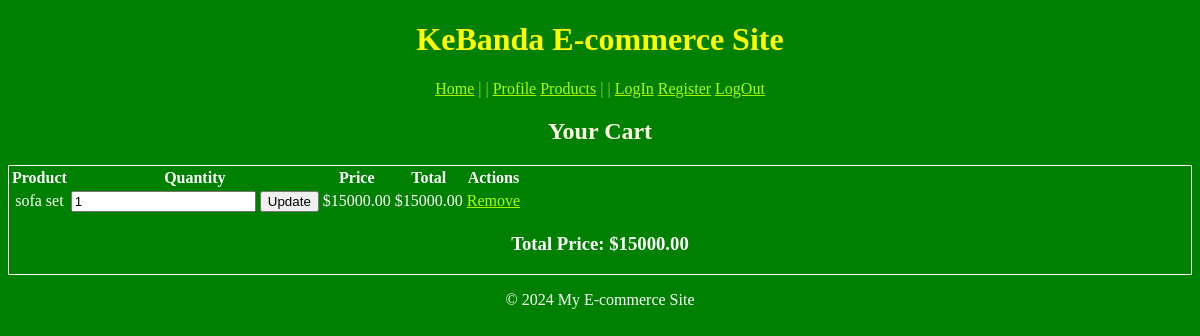
The page /cart/detail/ (signed in) on the database its author committed.
### cart/models.py (models this page shows, shortened)
class CartItem(models.Model):
    cart = models.ForeignKey(Cart, on_delete=models.CASCADE, related_name='items')
    product = models.ForeignKey(Product, on_delete=models.CASCADE)
    quantity = models.PositiveIntegerField(default=1)
    def total_price(self):
        return self.product.price * self.quantity  # Uses product's price

class Cart(models.Model):
    user = models.ForeignKey(User, on_delete=models.CASCADE, related_name='cart')
    created_at = models.DateTimeField(auto_now_add=True)
    def total_price(self):
        return sum(item.total_price() for item in self.items.all())

### products/models.py (models this page shows, shortened)
class Product(models.Model):
    name = models.CharField(max_length=255)
    slug = models.SlugField(max_length=255, unique=True)
    description = models.TextField()
    price = models.DecimalField(max_digits=10, decimal_places=2)
    stock = models.PositiveIntegerField()
    image = models.ImageField(upload_to='products/')
    category = models.ForeignKey(Category, on_delete=models.CASCADE, related_name='products')
    created_at = models.DateTimeField(auto_now_add=True)
    updated_at = models.DateTimeField(auto_now=True)

### cart/views.py (the view)
# urls.py: path('detail/', views.cart_detail, name='cart_detail'),
def cart_detail(request):
    cart, created = Cart.objects.get_or_create(user=request.user)
    return render(request, 'cart/cart_detail.html', {'cart': cart})

### cart/templates/cart/cart_detail.html (shortened to what this page needs)
{% extends "base.html" %}
{% block content %}
<h2>Your Cart</h2>
{% if cart.items.all %}
<div>
    <table>
        <tr>
            <th>Product</th>
            <th>Quantity</th>
            <th>Price</th>
            <th>Total</th>
            <th>Actions</th>
        </tr>
        {% for item in cart.items.all %}
        <tr>
            <td>{{ item.product.name }}</td>
            <td>
                <form action="{% url 'update_cart' item.id %}" method="post">
                    <input type="number" name="quantity" value="{{ item.quantity }}" min="1">
                    <button type="submit">Update</button>
                </form>
            </td>
            <td>${{ item.product.price }}</td>
            <td>${{ item.total_price }}</td>
            <td>
                <a href="{% url 'remove_from_cart' item.id %}">Remove</a>
            </td>
        </tr>
        {% endfor %}
    </table>
    <h3>Total Price: ${{ cart.total_price }}</h3>
{% else %}
    <p>Your cart is empty.</p>
{% endif %}
</div>
{% endblock %}

### templates/base.html (style rules this page uses)
body { background-color: green; text-align: center; color: white; }
div { border: solid white 1px; }
a { color: rgb(170, 255, 0); }
h2 { color: oldlace; }

### rows shown on the page
CartItem: product.name "sofa set", quantity "1", product.price "15000.00", total_price "15000.00"
Cart: total_price "15000.00"
